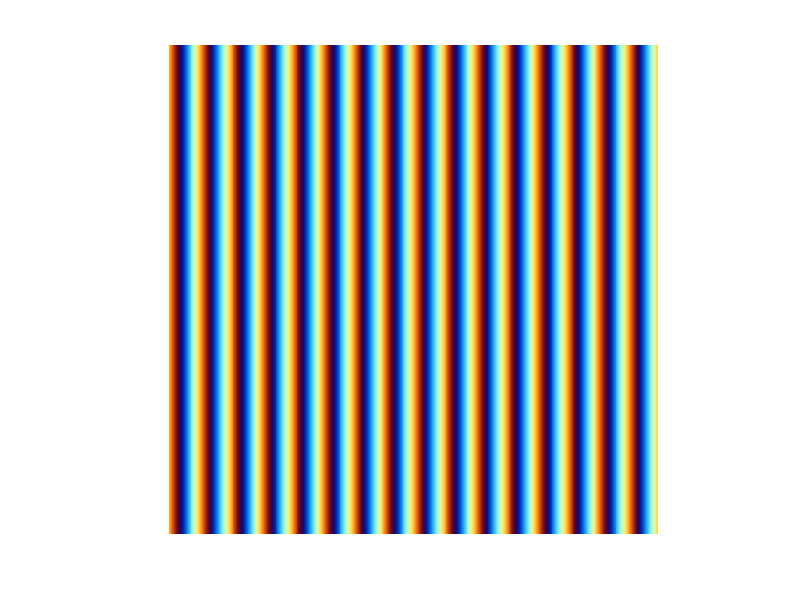

The MATLAB source for this figure:
space=32;
I1 = zeros(512,512);
I2 = I1;
I3 = I1;
J = zeros(512, 512, 3);
for i=1:512
  for j=1:512
    I1(i,j) = 127.5+127.5*cos(j/space*2*pi);
    I2(i,j) = 127.5+127.5*cos(j/space*2*pi+pi/3);
    I3(i,j) = 127.5+127.5*cos(j/space*2*pi+2*pi/3);
  end  
end
J(:,:,1) = I1;
J(:,:,2) = I2;
J(:,:,3) = I3;
J = uint8(J);
figure, imshow(J);
